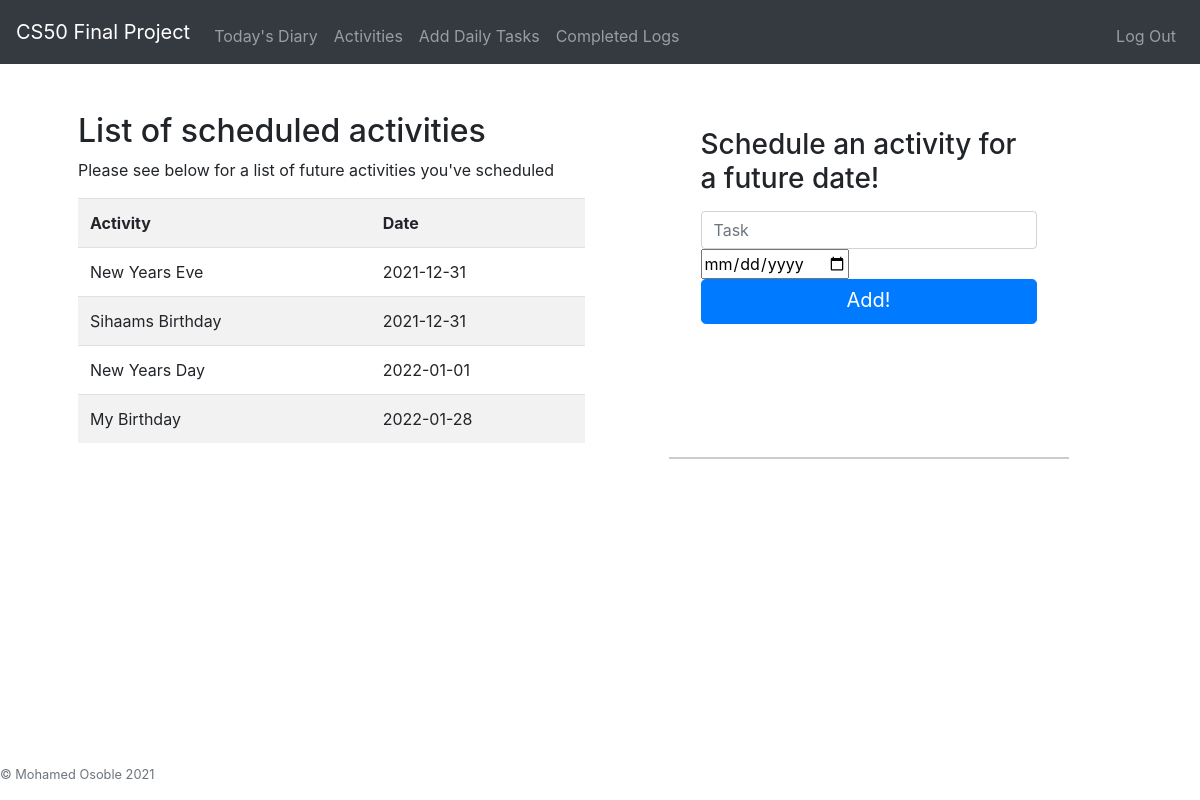
Screenshot of /activities (signed in) with the database file from the repository.
### tables this page shows
CREATE TABLE "activities" (
	"activity_id"	INTEGER NOT NULL UNIQUE,
	"activity_name"	TEXT NOT NULL,
	"user_id"	INTEGER NOT NULL,
	"date"	DATETIME,
	PRIMARY KEY("activity_id" AUTOINCREMENT)
);

### app.py (the view)
@app.route("/activities", methods=["GET", "POST"])
@login_required
def activities():
    userId = session.get("user_id")
    if request.method == "POST":
        task = request.form.get("task")
        taskDate = request.form.get("date")
        db.execute("INSERT INTO activities (activity_name, user_id, date) VALUES (?, ?, ?)", task, userId, taskDate)
        return redirect("/activities")
    activities = db.execute("SELECT * FROM activities WHERE user_id = ?", userId)
    return render_template("activities.html", activities=activities)

### app.py (called while the page is built)
def login_required(f):
    @wraps(f)
    def decorated_function(*args, **kwargs):
        if session.get("user_id") is None:
            return redirect("/login")
        return f(*args, **kwargs)
    return decorated_function

### templates/activities.html (shortened to what this page needs)
{% extends "layout.html" %}
{% block main %}
  <div class="row g-5">
    <div class="col-md-6">
      <h2>List of scheduled activities</h2>
      <p>Please see below for a list of future activities you've scheduled</p>
        <table class="table table-striped">
            <tr>
                <th scope="col">
                    Activity
                </th>
                <th scope="col">
                    Date
                </th>
            </tr>
            {% for activity in activities %}
            <tr>
                <td>
                    {{ activity.activity_name }}
                </td>
                <td>
                    {{ activity.date }}
                </td>
            </tr>
            {% endfor %}
        </table>
    </div>
    <div class="col-md-6">
        <main class="form-signin" id="submit-form">
            <form action="/activities" method="POST">
              <h1 class="h3 mb-3 fw-normal">Schedule an activity for a future date!</h1>
              <div class="form-floating">
                <input class="form-control" id="floatingInput" name="task" placeholder="Task">
              </div>
              <div>
                  <input type="date" name="date">
              </div>
              <button id="login-button" class="w-100 btn btn-lg btn-primary" type="submit">Add!</button>
          </form>
          </main>
{% endblock %}

### static/styles.css (style rules this page uses)
#submit-form { width: 400px; height: 400px; background-color: #fff; position: absolute; left: 0; right: 0; top: 0; bottom: 0; margin: auto; max-width: 100%; max-height: 100%; overflow: auto; padding: 1em 2em; border-bottom: 2px solid #ccc; display: table; }
#login-button { padding-top: 5px }

### rows the page displays
activities: activity_name "New Years Eve", date "2021-12-31"
activities: activity_name "Sihaams Birthday", date "2021-12-31"
activities: activity_name "New Years Day", date "2022-01-01"
activities: activity_name "My Birthday", date "2022-01-28"
